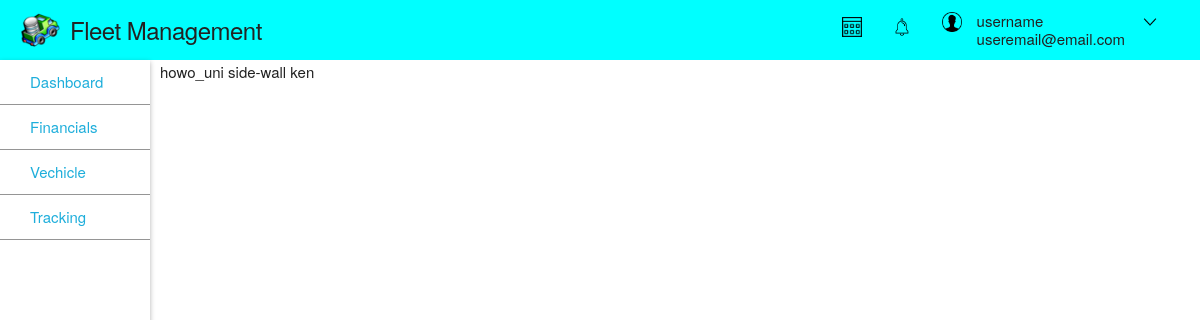
The app's page /truck_detail/1/, older data.
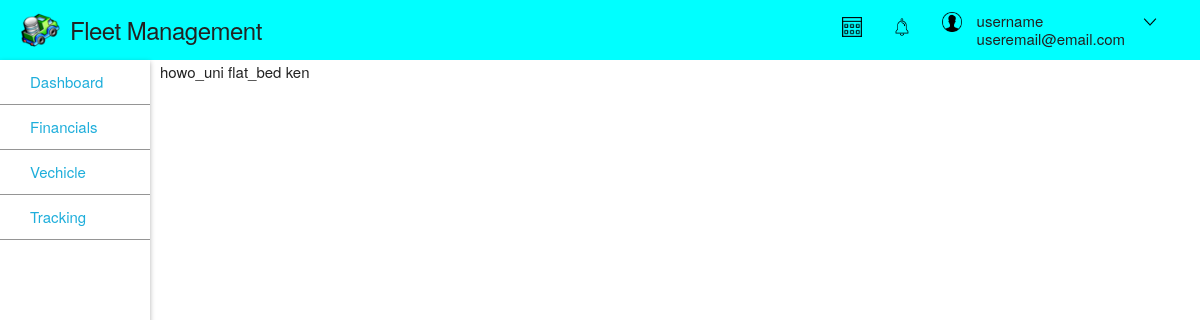
The same page, newer data.
### core/models.py (models this page shows, shortened)
class Vehicle(models.Model):
    make = models.CharField(max_length=64)
    model = models.CharField(max_length=64)
    date_of_production = models.DateField()
    vin_number = models.IntegerField()
    unique_identifier = models.CharField(max_length=10)
    class Meta:
        abstract = True

class Truck(Vehicle):
    STATUS_CHOICE = (
        ('A', 'Active'),
        ('I', 'Idle'),
        ('M', 'Maintainance'),
    )
    fleet = models.ForeignKey(
        Fleet,
        on_delete = models.CASCADE
    )
    assigned_driver = models.OneToOneField(
        Driver,
        on_delete = models.CASCADE
    )
    load_capacity = models.IntegerField()
    axle_configuration = models.IntegerField()
    length = models.IntegerField()
    width = models.IntegerField()
    height = models.IntegerField()
    status = models.CharField(max_length=1, choices=STATUS_CHOICE, default='I')

class Fleet(models.Model):
    name = models.CharField(max_length=100)
    description = models.TextField(max_length=2000)
    def __str__(self):
        return self.name

class Staff(models.Model):
    first_name = models.CharField(max_length=100)
    last_name = models.CharField(max_length=100)
    email = models.EmailField()
    phone_number_1 = models.CharField(max_length=10)
    phone_number_2 = models.CharField(max_length=10)
    date_of_birth = models.DateField()
    position = models.CharField(max_length=64)
    hiring_date = models.DateField()
    salary = models.PositiveIntegerField()
    is_staff = models.BooleanField()
    class Meta:
        abstract = True

class Driver(Staff):
   driver_id = models.IntegerField()

### core/views.py (the view)
# urls.py: path('truck_detail/<int:id>/', views.truck_detail_page, name='truck-detail')
def truck_detail_page(request, id):
    truck = Truck.objects.get(id=id)
    context = {
        'truck':truck
    }
    return render(request, 'core/truck_info/truck_detail_view.html', context)

### core/templates/core/truck_info/truck_detail_view.html
{% extends 'core/base.html' %}
{% block body %}
{{ truck.unique_identifier }}
{{ truck.fleet }}
{{ truck.assigned_driver.first_name }}
{% endblock %}

Row changes from the older to the newer data that the page shows:
changed Truck "howo_uni": fleet "side-wall" → "flat_bed"
